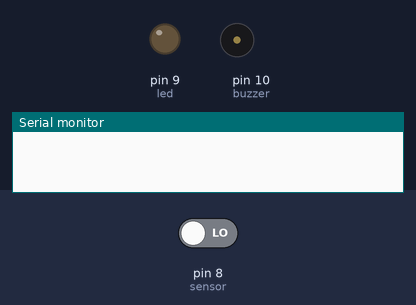
Simulated run of this sketch. Board: Arduino Uno, built with avr-gcc and run on an emulated ATmega328P. Parts: output pins drawn as LEDs (lit = HIGH), buzzer (waves = sounding), the last lines printed to the serial monitor. The test bench sets the inputs (shaded band); at power-on: pin 8 (sensor) LOW.

Above: at 1.2 s.
1.3 s: pin 8 (sensor) driven HIGH
At 1.45 s:
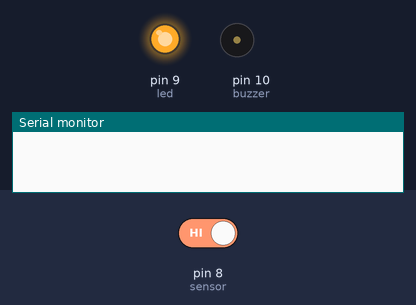
At 2.6 s:
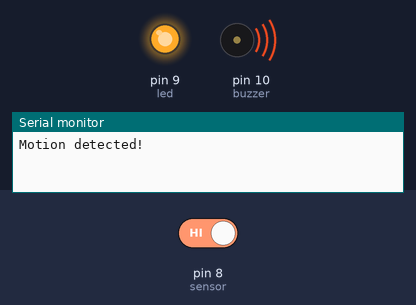
3.0 s: pin 8 (sensor) driven LOW
At 3.1 s:
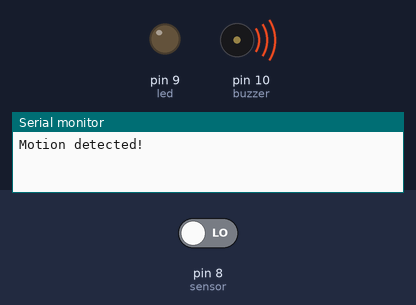
Timing chart, 0 to 6.0 s (numbered marks = the images above; inputs shaded):
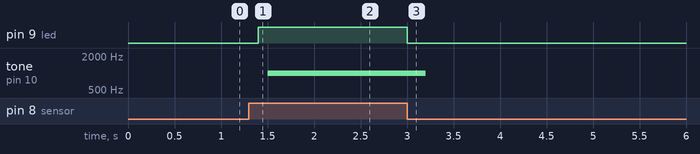

The sketch:

IoT_Security_System.ino
```cpp
int led = 9;
int sensor = 8;
int buzzer = 10;
int state = LOW;
int val = 0;

void setup()
{
  pinMode(led,OUTPUT);
  pinMode(sensor, INPUT);
  pinMode(buzzer,OUTPUT);
  Serial.begin(9600);
}

void loop()
{
  val = digitalRead(sensor);
  if (val == HIGH)
  {
    // check if the sensor is HIGH
    digitalWrite(led,HIGH);
    delay(100);
    if (state == LOW)
    {
      Serial.println("Motion detected!");
      tone(buzzer,1000);
      state = HIGH;
    }
  }
  else
  {
    digitalWrite(led,LOW);
    delay(200);
    if (state == HIGH)
    {
      Serial.println("Motion stopped!");
      noTone(buzzer);
      state = LOW;}}}
```

Measured:
- after the input at 1.3 s, pin 9 (led): LOW → HIGH after 0.10 s; tone on pin 10 (buzzer): silent → 1000 Hz after 0.20 s
- after the input at 3.0 s, pin 9 (led): HIGH → LOW at once; tone on pin 10 (buzzer): 1000 Hz → silent after 0.20 s
